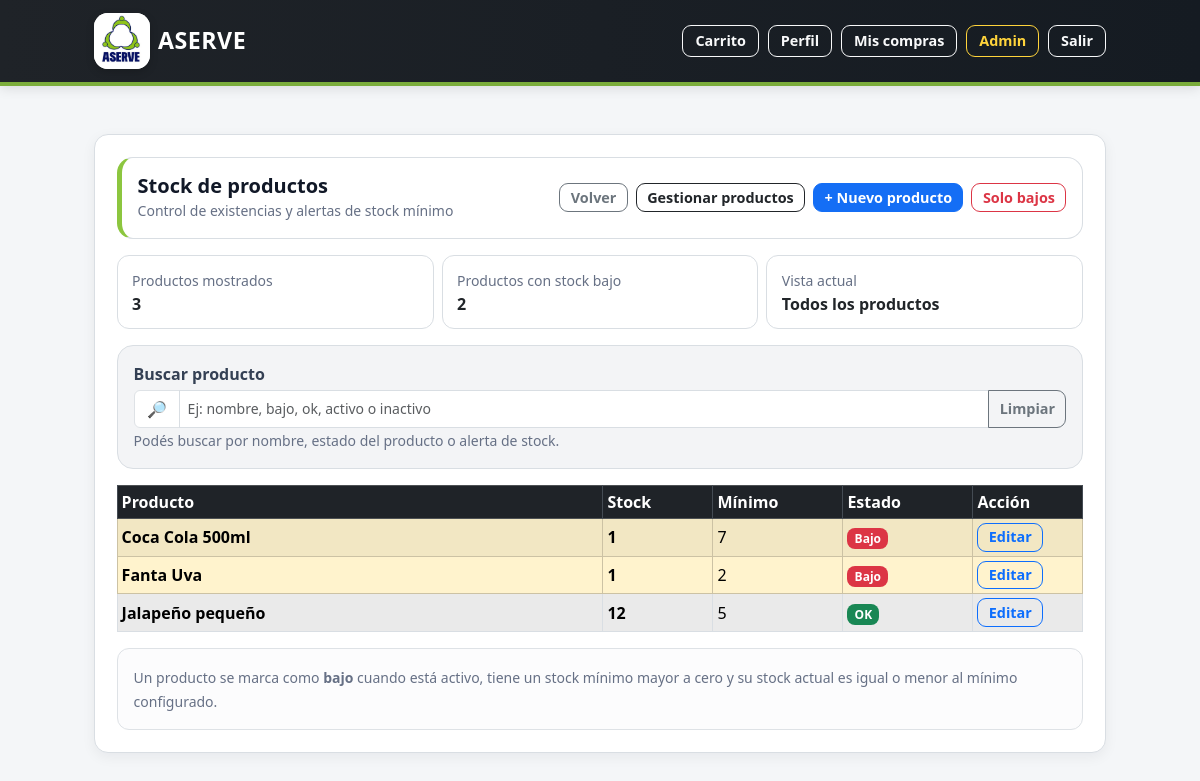
Page /admin/stock (signed in) on the earlier database version.
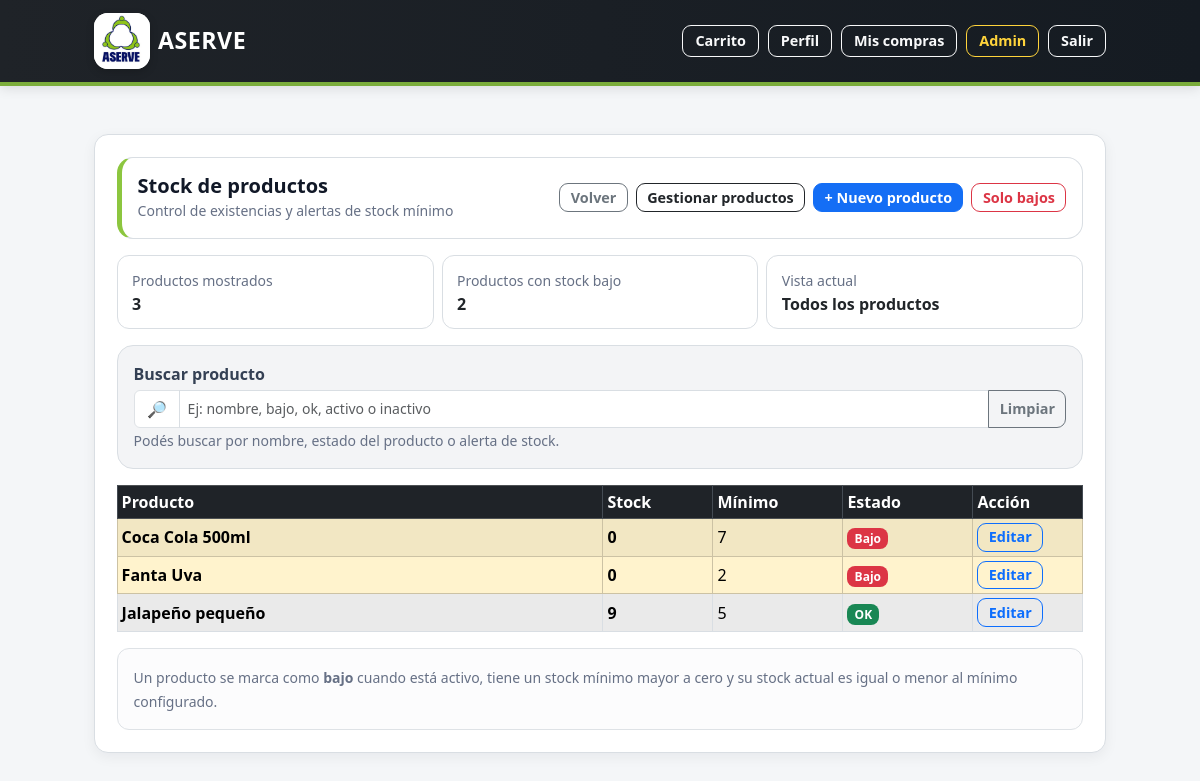
Same page on the later database version.
### tables this page shows
CREATE TABLE products (
    id INTEGER PRIMARY KEY AUTOINCREMENT,
    nombre TEXT NOT NULL,
    precio REAL NOT NULL CHECK (precio >= 0),
    stock INTEGER NOT NULL DEFAULT 0 CHECK (stock >= 0),
    stock_minimo INTEGER NOT NULL DEFAULT 0 CHECK (stock_minimo >= 0),
    image_filename TEXT,
    activo INTEGER NOT NULL DEFAULT 1 CHECK (activo IN (0, 1))
);

### app.py (the view)
@app.route("/admin/stock")
def admin_stock():
    if "user_id" not in session or session.get("rol") != "admin":
        return redirect(url_for("login"))
    only_low = (request.args.get("only_low") or "").strip() == "1"
    db = get_db()
    productos = db.execute(
        """
        SELECT id, nombre, stock, stock_minimo, activo
        FROM products
        ORDER BY nombre ASC
        """
    ).fetchall()
    bajos = []
    for p in productos:
        if int(p["activo"]) == 1 and int(p["stock_minimo"]) > 0 and int(p["stock"]) <= int(p["stock_minimo"]):
            bajos.append(p)
    if only_low:
        productos = bajos
    return render_template(
        "admin_stock.html",
        productos=productos,
        bajos_count=len(bajos),
        only_low=only_low
    )

### app.py (called while the page is built)
def get_db():
    if "db" not in g:
        db_folder = os.path.dirname(app.config["DATABASE"])
        os.makedirs(db_folder, exist_ok=True)
        g.db = sqlite3.connect(app.config["DATABASE"])
        g.db.row_factory = sqlite3.Row
    return g.db

@app.before_request
def proteger_password_temporal():
    if "user_id" not in session:
        return None
    rutas_permitidas = {
        "cambiar_password_temporal",
        "logout",
        "static"
    }
    if request.endpoint in rutas_permitidas:
        return None
    if session.get("password_temporal") == 1:
        flash("Debes cambiar tu contraseña temporal antes de continuar.", "warning")
        return redirect(url_for("cambiar_password_temporal"))
    return None

### templates/admin_stock.html (shortened to what the changed rows need)
{% extends "base.html" %}
{% block content %}
<div class="card shadow-sm">
  <div class="card-body">
    <div class="table-responsive d-none d-md-block">
      <table class="table table-sm table-bordered table-striped align-middle mb-0">
        <thead class="table-dark">
          <tr>
            <th>Producto</th>
            <th style="width: 110px;">Stock</th>
            <th style="width: 130px;">Mínimo</th>
            <th style="width: 130px;">Estado</th>
            <th style="width: 110px;">Acción</th>
          </tr>
        </thead>
        <tbody>
          {% for p in productos %}
          {% set bajo = (p.activo == 1 and p.stock_minimo|int > 0 and p.stock|int <= p.stock_minimo|int) %}
          {% set estado_search = "activo" if p.activo == 1 else "inactivo" %}
          {% set alerta_search = "bajo stock bajo" if bajo else "ok normal" %}
          <tr
            class="{% if bajo %}table-warning{% endif %} stock-item"
            data-search="{{ p.nombre|lower }} {{ estado_search }} {{ alerta_search }}">
            <td>
              <div class="fw-semibold">
                {{ p.nombre }}
              </div>
            </td>
            <td>
              <b>{{ p.stock }}</b>
            </td>
            <td>
              {{ p.stock_minimo }}
            </td>
            <td>
              {% if p.activo == 1 %}
                {% if bajo %}
                  <span class="badge bg-danger">Bajo</span>
                {% else %}
                  <span class="badge bg-success">OK</span>
                {% endif %}
              {% else %}
                <span class="badge bg-secondary">Inactivo</span>
              {% endif %}
            </td>
            <td>
              <a class="btn btn-outline-primary btn-sm"
                 href="{{ url_for('admin_product_edit', product_id=p.id) }}">
                Editar
              </a>
            </td>
          </tr>
          {% else %}
          <tr>
            <td colspan="5" class="text-center text-muted py-4">
              No hay productos registrados.
            </td>
          </tr>
          {% endfor %}
        </tbody>
      </table>
    </div>
  </div>
</div>
{% endblock %}

Differences in the rows shown:
changed products "Coca Cola 500ml": stock "1" → "0"
changed products "Fanta Uva": stock "1" → "0"
changed products "Jalapeño pequeño": stock "12" → "9"
